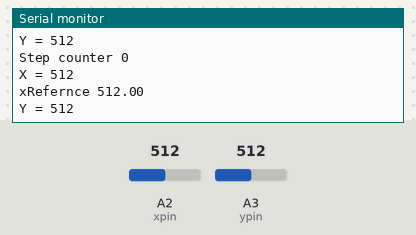
A sketch run on a simulated Arduino Uno, built with avr-gcc and run on an emulated ATmega328P. Shown: the last lines printed to the serial monitor. The inputs (shaded band) are chosen by the test bench; at power-on: A3 (ypin) = 512, A2 (xpin) = 512.

Above: at 2.9 s.
3.0 s: A3 (ypin) set to 989
At 3.5 s:
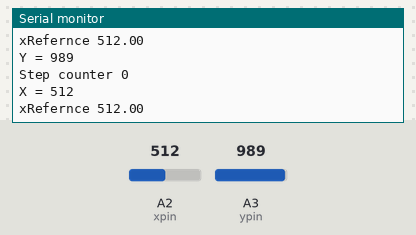
6.0 s: A3 (ypin) set to 1015
At 6.5 s:
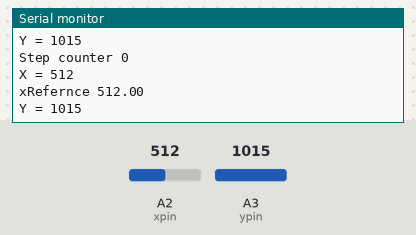
10.6 s: A2 (xpin) set to 476
At 11.1 s:
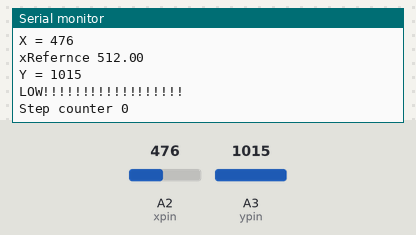
13.6 s: A2 (xpin) set to 498
At 14.1 s:
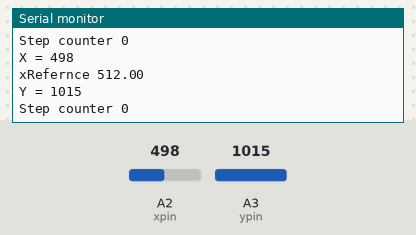
Timing chart, 0 to 16.6 s (numbered marks = the images above; inputs shaded):
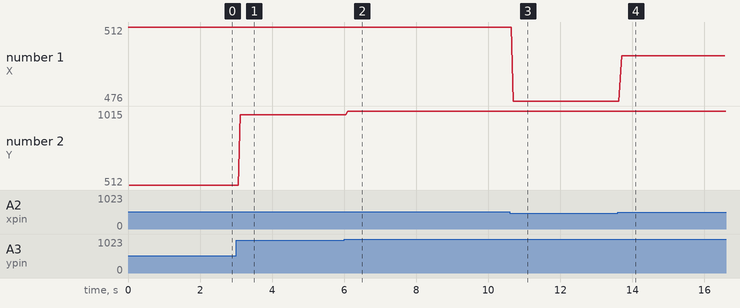

The sketch:

StepTest.ino
```cpp
 #include <SoftwareSerial.h>
  SoftwareSerial bt05(11,10);

 int xpin = A2;
 int ypin = A3;
 //int zpin = A1;
 int xValue;
 int yValue;

int microsTimer = 0;
int stepPeriod = 20000;

bool xHigh;
bool xLow;

bool yHigh;
bool yLow;

bool pastTestTime = false;
int lastStep = 0;
int currentStep = 0;
int stepCount = 0;

int xHCompare, xLCompare;

int swingRange = 20;

float xRefernce;
float yRefernce;

int xTotal, yTotal;

int twoStep =0;


void setup()
{
   Serial.begin(9600);// initialize the serial communications:
   bt05.begin(9600);
}


void loop(){

    /*if(micros()<100000000){
      xTotal += abs(analogRead(xpin));
      yTotal += abs(analogRead(ypin));
    }
    if(micros()>100000000 && pastTestTime == false){
         xRefernce = xTotal * 0.000000001;
         yRefernce = yTotal * 0.000000001;
          pastTestTime = true;
    }*/
    if(micros() < 1000)
    xRefernce = analogRead(xpin);

    xHCompare = xRefernce + swingRange;
    xLCompare = xRefernce - swingRange;

    xValue = analogRead(xpin);
    yValue = analogRead(ypin);

    Serial.print("X = ");
    Serial.println(xValue);
    Serial.print("xRefernce ");
    Serial.println(xRefernce);
    Serial.print("Y = ");
    Serial.println(yValue);


    if(xValue > xHCompare){
       xHigh = true;
       Serial.println("HIGH!!!!!!!!!!!!!!!!!!");
    }
    if(xValue < xLCompare){
       xLow = true;
       Serial.println("LOW!!!!!!!!!!!!!!!!!!");
    }
    if(xLow == true && xHigh == true){
      if(micros() - microsTimer >= stepPeriod){
        microsTimer = micros();
        xLow = false;
        xHigh = false;
        currentStep = 1;
        if(lastStep != currentStep){
          twoStep += currentStep;
          if(twoStep == 2){
            stepCount++;
             twoStep = 0;
          }
        }
      }
      else{
        currentStep = 0;
        //xLow = false;
        //xHigh = false;

      }
    }

    /*if(stepCount == 2){
      stepCount++;
      twoStep = 0;
    }*/
    lastStep == currentStep;

    String stepcounter = "";
    stepcounter.concat(stepCount);
    Serial.println("Step counter " + stepcounter);
    Serial.println("");
    bt05.println("{\"dist\":" + stepcounter + "}");


}
```

License.ino
```cpp
// (licence header left out)

```

Measured:
- the behaviour switches between 999 and 1000 on A3 (ypin) (found by bisection; images 1 and 2)
- after the input at 3.0 s, the serial monitor: prints a new line after 0.12 s (image 1)
- after the input at 6.0 s, the serial monitor: prints a new line after 0.09 s (image 2)
- after the input at 10.6 s, the serial monitor: prints a new line after 0.10 s (image 3)
- after the input at 13.6 s, the serial monitor: prints a new line after 0.10 s (image 4)
- plotted number 1: 512 → 476 after the input at 10.6 s, 476 → 498 after the input at 13.6 s
- plotted number 2: 512 → 989 after the input at 3.0 s, 989 → 1015 after the input at 6.0 s
